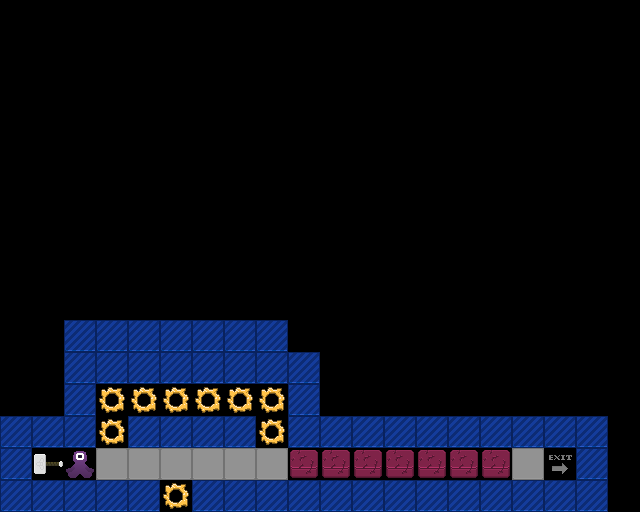

A 2D game scene composited from a Tiled map and its tileset images. What follows is a short description and the map's XML, with every tile layer's data as written:
An orthogonal 20x16 tile map with 32x32 px tiles, 1 tile layer (Tile Layer 1).

<map version="1.5" tiledversion="1.7.0" orientation="orthogonal" renderorder="right-down" width="20" height="16" tilewidth="32" tileheight="32" infinite="0" nextlayerid="2" nextobjectid="1">
 <editorsettings>
  <export target="level6.csv" format="csv" />
 </editorsettings>
 <tileset firstgid="1" source="project-mjolnir.tsx" />
 <layer id="1" name="Tile Layer 1" width="20" height="16">
  <data encoding="csv">
0,0,0,0,0,0,0,0,0,0,0,0,0,0,0,0,0,0,0,0,
0,0,0,0,0,0,0,0,0,0,0,0,0,0,0,0,0,0,0,0,
0,0,0,0,0,0,0,0,0,0,0,0,0,0,0,0,0,0,0,0,
0,0,0,0,0,0,0,0,0,0,0,0,0,0,0,0,0,0,0,0,
0,0,0,0,0,0,0,0,0,0,0,0,0,0,0,0,0,0,0,0,
0,0,0,0,0,0,0,0,0,0,0,0,0,0,0,0,0,0,0,0,
0,0,0,0,0,0,0,0,0,0,0,0,0,0,0,0,0,0,0,0,
0,0,0,0,0,0,0,0,0,0,0,0,0,0,0,0,0,0,0,0,
0,0,0,0,0,0,0,0,0,0,0,0,0,0,0,0,0,0,0,0,
0,0,0,0,0,0,0,0,0,0,0,0,0,0,0,0,0,0,0,0,
0,0,4,4,4,4,4,4,4,0,0,0,0,0,0,0,0,0,0,0,
0,0,4,4,4,4,4,4,4,4,0,0,0,0,0,0,0,0,0,0,
0,0,4,2,2,2,2,2,2,4,0,0,0,0,0,0,0,0,0,0,
4,4,4,2,4,4,4,4,2,4,4,4,4,4,4,4,4,4,4,0,
4,47,50,3,3,3,3,3,3,1,1,1,1,1,1,1,3,8,4,0,
4,4,4,4,4,2,4,4,4,4,4,4,4,4,4,4,4,4,4,0
</data>
 </layer>
</map>
